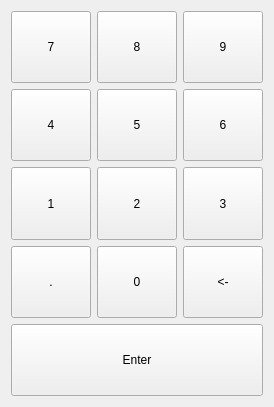
<?xml version="1.0" encoding="UTF-8"?>
<ui version="4.0">
 <class>NumpadKeyboard</class>
 <widget class="QWidget" name="NumpadKeyboard">
  <property name="geometry">
   <rect>
    <x>0</x>
    <y>0</y>
    <width>257</width>
    <height>407</height>
   </rect>
  </property>
  <property name="windowTitle">
   <string>Form</string>
  </property>
  <layout class="QVBoxLayout" name="verticalLayout_2">
   <item>
    <layout class="QHBoxLayout" name="horizontalLayout">
     <item>
      <widget class="QPushButton" name="pushButton_3">
       <property name="sizePolicy">
        <sizepolicy hsizetype="Expanding" vsizetype="Expanding">
         <horstretch>0</horstretch>
         <verstretch>0</verstretch>
        </sizepolicy>
       </property>
       <property name="focusPolicy">
        <enum>Qt::NoFocus</enum>
       </property>
       <property name="text">
        <string>7</string>
       </property>
       <property name="key" stdset="0">
        <string>7</string>
       </property>
      </widget>
     </item>
     <item>
      <widget class="QPushButton" name="pushButton_2">
       <property name="sizePolicy">
        <sizepolicy hsizetype="Expanding" vsizetype="Expanding">
         <horstretch>0</horstretch>
         <verstretch>0</verstretch>
        </sizepolicy>
       </property>
       <property name="focusPolicy">
        <enum>Qt::NoFocus</enum>
       </property>
       <property name="text">
        <string>8</string>
       </property>
       <property name="key" stdset="0">
        <string>8</string>
       </property>
      </widget>
     </item>
     <item>
      <widget class="QPushButton" name="pushButton">
       <property name="sizePolicy">
        <sizepolicy hsizetype="Expanding" vsizetype="Expanding">
         <horstretch>0</horstretch>
         <verstretch>0</verstretch>
        </sizepolicy>
       </property>
       <property name="focusPolicy">
        <enum>Qt::NoFocus</enum>
       </property>
       <property name="text">
        <string>9</string>
       </property>
       <property name="key" stdset="0">
        <string>9</string>
       </property>
      </widget>
     </item>
    </layout>
   </item>
   <item>
    <layout class="QHBoxLayout" name="horizontalLayout_2">
     <item>
      <widget class="QPushButton" name="pushButton_6">
       <property name="sizePolicy">
        <sizepolicy hsizetype="Expanding" vsizetype="Expanding">
         <horstretch>0</horstretch>
         <verstretch>0</verstretch>
        </sizepolicy>
       </property>
       <property name="focusPolicy">
        <enum>Qt::NoFocus</enum>
       </property>
       <property name="text">
        <string>4</string>
       </property>
       <property name="key" stdset="0">
        <string>4</string>
       </property>
      </widget>
     </item>
     <item>
      <widget class="QPushButton" name="pushButton_5">
       <property name="sizePolicy">
        <sizepolicy hsizetype="Expanding" vsizetype="Expanding">
         <horstretch>0</horstretch>
         <verstretch>0</verstretch>
        </sizepolicy>
       </property>
       <property name="focusPolicy">
        <enum>Qt::NoFocus</enum>
       </property>
       <property name="text">
        <string>5</string>
       </property>
       <property name="key" stdset="0">
        <string>5</string>
       </property>
      </widget>
     </item>
     <item>
      <widget class="QPushButton" name="pushButton_4">
       <property name="sizePolicy">
        <sizepolicy hsizetype="Expanding" vsizetype="Expanding">
         <horstretch>0</horstretch>
         <verstretch>0</verstretch>
        </sizepolicy>
       </property>
       <property name="focusPolicy">
        <enum>Qt::NoFocus</enum>
       </property>
       <property name="text">
        <string>6</string>
       </property>
       <property name="key" stdset="0">
        <string>6</string>
       </property>
      </widget>
     </item>
    </layout>
   </item>
   <item>
    <layout class="QHBoxLayout" name="horizontalLayout_3">
     <item>
      <widget class="QPushButton" name="pushButton_9">
       <property name="sizePolicy">
        <sizepolicy hsizetype="Expanding" vsizetype="Expanding">
         <horstretch>0</horstretch>
         <verstretch>0</verstretch>
        </sizepolicy>
       </property>
       <property name="focusPolicy">
        <enum>Qt::NoFocus</enum>
       </property>
       <property name="text">
        <string>1</string>
       </property>
       <property name="key" stdset="0">
        <string>1</string>
       </property>
      </widget>
     </item>
     <item>
      <widget class="QPushButton" name="pushButton_8">
       <property name="sizePolicy">
        <sizepolicy hsizetype="Expanding" vsizetype="Expanding">
         <horstretch>0</horstretch>
         <verstretch>0</verstretch>
        </sizepolicy>
       </property>
       <property name="focusPolicy">
        <enum>Qt::NoFocus</enum>
       </property>
       <property name="text">
        <string>2</string>
       </property>
       <property name="key" stdset="0">
        <string>2</string>
       </property>
      </widget>
     </item>
     <item>
      <widget class="QPushButton" name="pushButton_7">
       <property name="sizePolicy">
        <sizepolicy hsizetype="Expanding" vsizetype="Expanding">
         <horstretch>0</horstretch>
         <verstretch>0</verstretch>
        </sizepolicy>
       </property>
       <property name="focusPolicy">
        <enum>Qt::NoFocus</enum>
       </property>
       <property name="text">
        <string>3</string>
       </property>
       <property name="key" stdset="0">
        <string>3</string>
       </property>
      </widget>
     </item>
    </layout>
   </item>
   <item>
    <layout class="QHBoxLayout" name="horizontalLayout_4">
     <item>
      <widget class="QPushButton" name="pushButton_12">
       <property name="sizePolicy">
        <sizepolicy hsizetype="Expanding" vsizetype="Expanding">
         <horstretch>0</horstretch>
         <verstretch>0</verstretch>
        </sizepolicy>
       </property>
       <property name="focusPolicy">
        <enum>Qt::NoFocus</enum>
       </property>
       <property name="text">
        <string>.</string>
       </property>
       <property name="key" stdset="0">
        <string>.</string>
       </property>
      </widget>
     </item>
     <item>
      <widget class="QPushButton" name="pushButton_11">
       <property name="sizePolicy">
        <sizepolicy hsizetype="Expanding" vsizetype="Expanding">
         <horstretch>0</horstretch>
         <verstretch>0</verstretch>
        </sizepolicy>
       </property>
       <property name="focusPolicy">
        <enum>Qt::NoFocus</enum>
       </property>
       <property name="text">
        <string>0</string>
       </property>
       <property name="key" stdset="0">
        <string>0</string>
       </property>
      </widget>
     </item>
     <item>
      <widget class="QPushButton" name="pushButton_10">
       <property name="sizePolicy">
        <sizepolicy hsizetype="Expanding" vsizetype="Expanding">
         <horstretch>0</horstretch>
         <verstretch>0</verstretch>
        </sizepolicy>
       </property>
       <property name="focusPolicy">
        <enum>Qt::NoFocus</enum>
       </property>
       <property name="text">
        <string>&lt;-</string>
       </property>
       <property name="key" stdset="0">
        <string>Backspace</string>
       </property>
      </widget>
     </item>
    </layout>
   </item>
   <item>
    <layout class="QHBoxLayout" name="horizontalLayout_5" stretch="4">
     <item>
      <widget class="QPushButton" name="pushButton_14">
       <property name="sizePolicy">
        <sizepolicy hsizetype="Expanding" vsizetype="Expanding">
         <horstretch>0</horstretch>
         <verstretch>0</verstretch>
        </sizepolicy>
       </property>
       <property name="focusPolicy">
        <enum>Qt::NoFocus</enum>
       </property>
       <property name="text">
        <string>Enter</string>
       </property>
       <property name="key" stdset="0">
        <string>Return</string>
       </property>
      </widget>
     </item>
    </layout>
   </item>
  </layout>
 </widget>
 <resources/>
 <connections/>
</ui>
